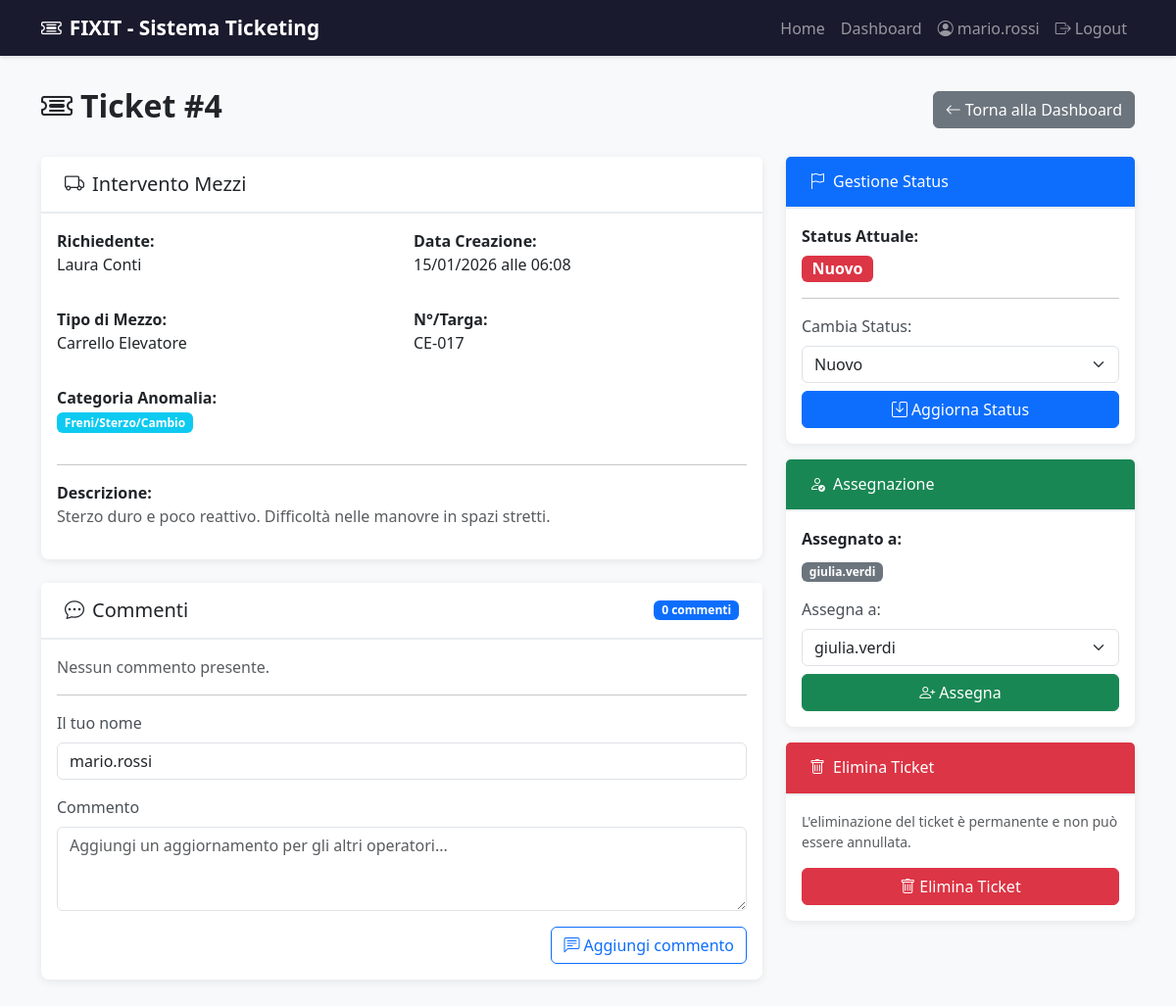
/admin/ticket/4 (signed in), run on an earlier commit of the app's database.
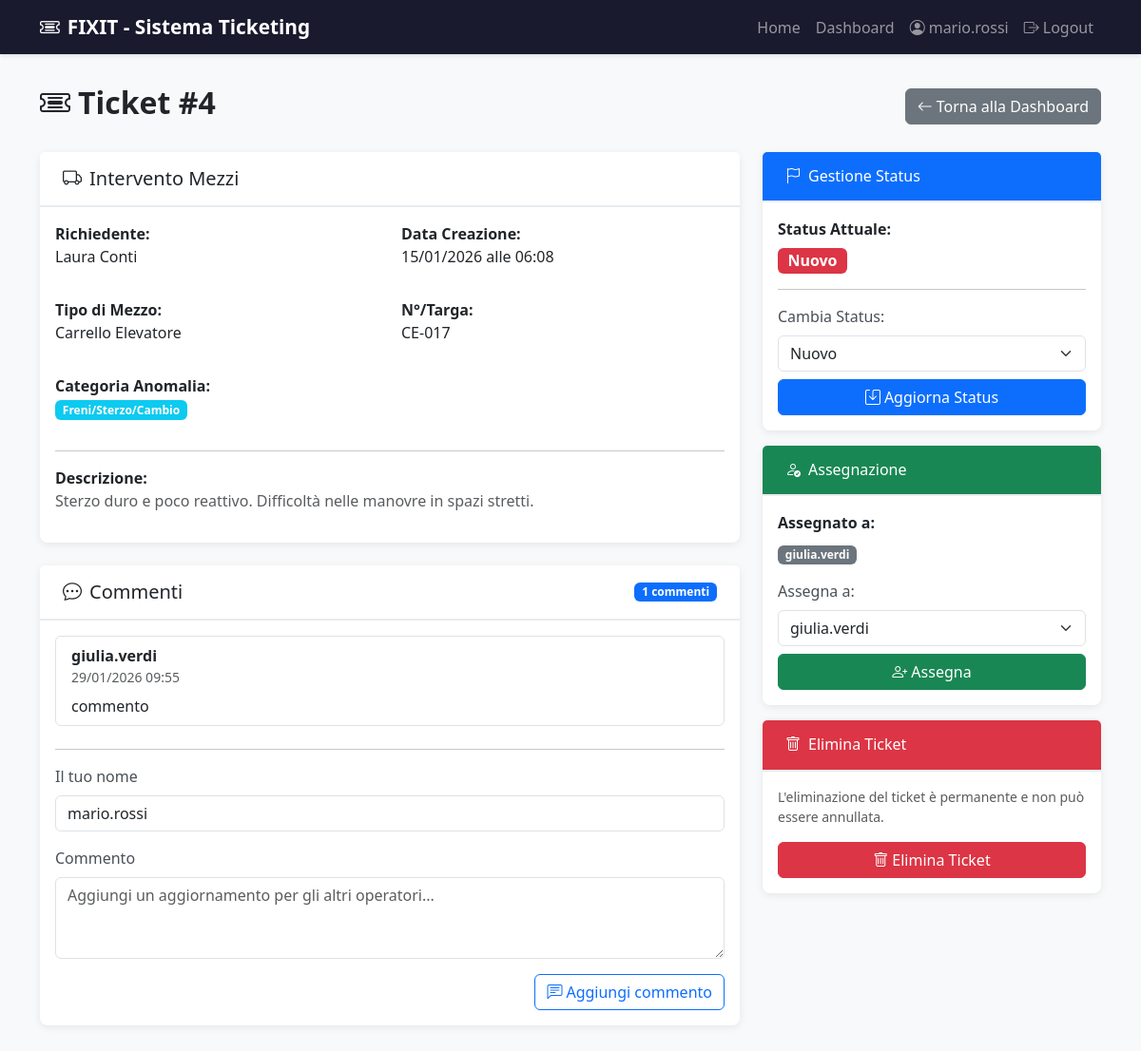
And on a later commit of the database.
### app.py (models this page shows, shortened)
class Comment(db.Model):
    __tablename__ = 'comments'
    id = db.Column(db.Integer, primary_key=True)
    ticket_id = db.Column(db.Integer, db.ForeignKey('tickets.id'), nullable=False)
    author_name = db.Column(db.String(100), nullable=False)
    body = db.Column(db.Text, nullable=False)
    created_at = db.Column(db.DateTime, default=datetime.utcnow, nullable=False)

### app.py (the view, shortened to what this page needs)
@app.route('/admin/ticket/<int:ticket_id>', methods=['GET', 'POST'])
@login_required
def ticket_detail(ticket_id):
    ticket = Ticket.query.get_or_404(ticket_id)
    comments = Comment.query.filter_by(ticket_id=ticket_id).order_by(Comment.created_at.desc()).all()
    admins = User.query.all()
    return render_template('ticket_detail.html', ticket=ticket, admins=admins, comments=comments)

### app.py (called while the page is built)
def login_required(f):
    @wraps(f)
    def decorated_function(*args, **kwargs):
        if 'user_id' not in session:
            flash('Devi effettuare il login per accedere a questa pagina.', 'warning')
            return redirect(url_for('login'))
        return f(*args, **kwargs)
    return decorated_function

### templates/ticket_detail.html (shortened to what the changed rows need)
{% extends "base.html" %}
{% block content %}
<div class="row">
    <div class="col-12">
        <div class="d-flex justify-content-between align-items-center mb-4">
            <h2 class="fw-bold">
                <i class="bi bi-ticket-detailed me-2"></i>Ticket #{{ ticket.id }}
            </h2>
        </div>
        <div class="row">
            <div class="col-md-8">
                <div class="card mb-4">
                    <div class="card-header d-flex justify-content-between align-items-center">
                        <h5 class="mb-0"><i class="bi bi-chat-dots me-2"></i>Commenti</h5>
                        <span class="badge bg-primary">{{ comments|length }} commenti</span>
                    </div>
                    <div class="card-body">
                        {% if comments %}
                            <div class="list-group mb-4">
                                {% for comment in comments %}
                                    <div class="list-group-item">
                                        <div class="d-flex justify-content-between align-items-start">
                                            <div>
                                                <strong>{{ comment.author_name }}</strong>
                                                <div class="text-muted small">{{ comment.created_at.strftime('%d/%m/%Y %H:%M') }}</div>
                                            </div>
                                        </div>
                                        <p class="mb-0 mt-2">{{ comment.body }}</p>
                                    </div>
                                {% endfor %}
                            </div>
                        {% else %}
                            <p class="text-muted">Nessun commento presente.</p>
                        {% endif %}
                        <hr>
                        <form method="POST" action="{{ url_for('ticket_detail', ticket_id=ticket.id) }}">
                            <div class="mb-3">
                            </div>
                            <div class="mb-3">
                            </div>
                            <div class="d-grid d-md-flex justify-content-md-end">
                            </div>
                        </form>
                    </div>
                </div>
            </div>
        </div>
    </div>
</div>
{% endblock %}

What changed in the data, as far as the page shows it:
added Comment: author_name "giulia.verdi", created_at "29/01/2026 09:55", body "commento"
Also different on the page:
{{ comments|length }}: "0" → "1"
text no longer shown: "Nessun commento presente."
